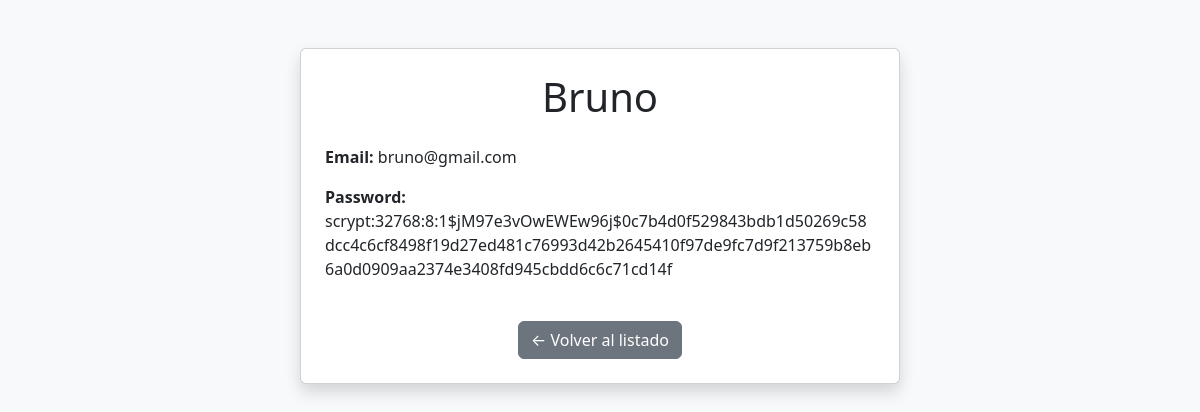
The app's page /usuario/3 with its own data.
### models/usuario_model.py (models this page shows)
class Usuario(UserMixin, db.Model):
    __tablename__ = 'usuario'
    id = db.Column(db.Integer, primary_key=True)
    username = db.Column(db.String(100), unique=True, nullable=False)
    email = db.Column(db.String(120), unique=True, nullable=False)  # 👉 Agregado
    password = db.Column(db.String(200), nullable=False)
    rol = db.Column(db.String(20), default='cliente', nullable=False)
    compras = db.relationship('Compra', back_populates='usuario', cascade="all, delete-orphan")
    comentarios = db.relationship("Comentario", back_populates="usuario", cascade="all, delete-orphan")
    productos = db.relationship("Producto", back_populates="usuario")
    favoritos = db.relationship("Favorito", back_populates="usuario", cascade="all, delete-orphan")
    mensajes_enviados = db.relationship("Mensaje", foreign_keys='Mensaje.emisor_id', back_populates="emisor", cascade="all, delete-orphan")
    mensajes_recibidos = db.relationship("Mensaje", foreign_keys='Mensaje.receptor_id', back_populates="receptor", cascade="all, delete-orphan")

### controllers/usuario_controller.py (the view)
@usuario_blueprint.route("/usuario/<int:id>")
def detalle_usuario(id):
    usuario = Usuario.query.get_or_404(id)
    return render_template("/usuarios/detalle_usuario.html", usuario=usuario)

### templates/usuarios/detalle_usuario.html (shortened to what this page needs)
<!DOCTYPE html>
<html lang="es">
<head>
    <link href="https://cdn.jsdelivr.net/npm/bootstrap@5.3.3/dist/css/bootstrap.min.css" rel="stylesheet">
</head>
<body class="bg-light">
    <div class="container py-5 d-flex justify-content-center">
        <div class="card shadow p-4" style="max-width: 600px; width: 100%;">
            <h1 class="card-title text-center mb-4">{{ usuario.username }}</h1>
            <p class="card-text"><strong>Email:</strong> {{ usuario.email }}</p>
            <p class="card-text"><strong>Password:</strong> {{ usuario.password }}</p>
            <div class="text-center mt-4">
                <a href="{{ url_for('usuarios.lista_usuarios') }}" class="btn btn-secondary">← Volver al listado</a>
            </div>
        </div>
    </div>
</body>
</html>

### records on screen
Usuario: username "Bruno", email "bruno@gmail.com", password "scrypt:32768:8:1$jM97e3vOwEWEw96j$0c7b4d0f529843bdb1d50269c58dcc4c6cf8498f19d27ed481c76993d42b2645410f97de9fc7d9f213759b8eb6a0d0909aa2374e3408fd945cbdd6c6c71cd14f"
